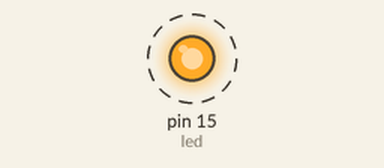
A program run on a simulated MicroPython board. On the bench: output pins drawn as LEDs (lit = HIGH). Dashed ring = blinking. What the program prints to the serial console is not drawn.

Above: at 0.5 s.
Timing chart, 0 to 4.6 s (numbered marks = the images above):
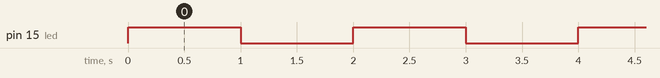

The program:

main.py
```python
"""
Kod pra naprogramovanie blikania led svetla ktore je umiestnen na breadboard.

"""

#import pre pridanie kniznic
from machine import Pin
import time

#vytvorenie vystupu pre LED
led = Pin(15, Pin.OUT)


#telo samostatneho kodu
try:
        #nekonecny cyklus pre neustale prehravanie kodu
    while True:
        #zapnutie LED svetla
        led.value(True)
        time.sleep(1)
        print("On")
        #vypnutie LED svetla
        led.value(False)
        time.sleep(1)
        print("Off")

except:
    pass
```

Measured:
- by itself, pin 15 (led): alternates HIGH for 1.0 s and LOW for 1.0 s
